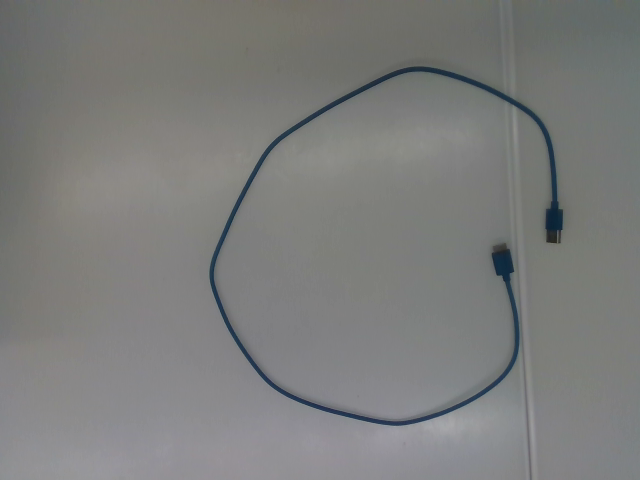
#> input picture images/1_Color.png, 640 x 480 px
$ python image_loader.py
#> lines starting #> are read from the running program, lines starting #| are printed output that depends on the picture
# Load in Images from /images directory
import os
import numpy as np
import matplotlib.pyplot as plt
from PIL import Image

def view_depth(filename, width, height):
    # Read the raw data
    depth_data = np.fromfile(filename, dtype=np.uint16)

    # Reshape the data into a 2D array
    depth_image = depth_data.reshape((height, width))

    # Display the depth image
    plt.imshow(depth_image, cmap='viridis')  # viridis is good for depth visualization
    plt.colorbar(label='Depth')
    plt.title('Depth Image')
    plt.show()

def view_color(filename, width, height):
    # Read data from png file
    color_data = plt.imread(filename)

    # Display the color image
    plt.imshow(color_data)
    plt.title('Color Image')
    plt.show()

def get_depth(filename, width, height):
    # Read the raw data
    depth_data = np.fromfile(filename, dtype=np.uint16)

    # Reshape the data into a 2D array
    depth_image = depth_data.reshape((height, width))

    return depth_image

def get_color(filename, width, height):
    # Read data from png file
#> called with filename = 'images/1_Color.png', width = 424, height = 240
    image = Image.open(filename)
#> image is the input picture: PIL image 640x480 RGB; mean R, G, B 123.9, 124.7, 123.5
    resized_image = image.resize((width, height))  # e.g., (800, 600)
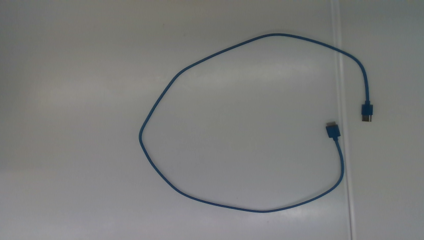
#> resized_image: PIL image 424x240 RGB; mean R, G, B 123.9, 124.8, 123.5
    color_data = np.array(resized_image)

    return color_data

def get_mask(filename, width, height, remove_sides=False):
    color_data = get_color(filename, width, height)

    mask = np.zeros((height, width), dtype=np.bool_)
    mask[color_data[:, :, 0] < 50] = True  # Assuming RGB values

    # My poor heuristic that deletes the sides of the image from the mask
    # (in case some of those areas are dark)
    if remove_sides:
        for i in range(0, 20):
            mask[:, i] = False
            mask[:, width - i - 1] = False
            mask[i, :] = False
            mask[height - i - 1, :] = False

    # print(mask.shape)
    return mask

if __name__ == "__main__":
    # view_raw_depth(first_file, width=424, height=240)
    image1 = get_color("images/1_Color.png", width=424, height=240)
    mask1 = get_mask("images/1_Color.png", width=424, height=240)
    # view_raw_depth(second_file, width=424, height=240)
    image2 = get_color("images/2_Color.png", width=424, height=240)
#> call 3 of get_color, with filename = 'images/2_Color.png', width = 424, height = 240
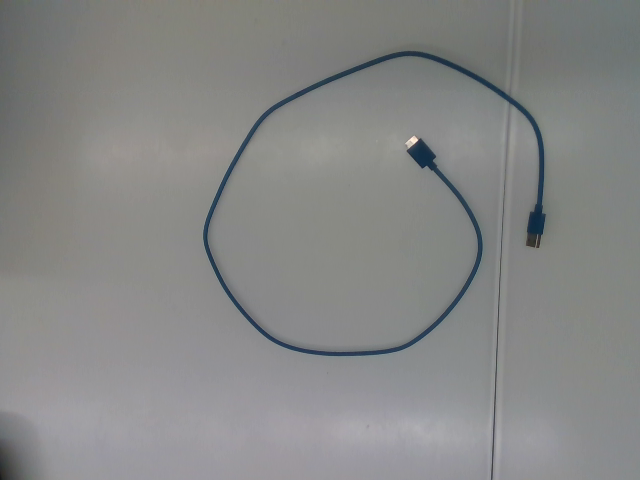
#> input picture images/2_Color.png, 640 x 480 px
#> in get_color, image is the input picture: PIL image 640x480 RGB; mean R, G, B 134.1, 135, 134.3
#> in get_color (call 3), `resized_image = image.resize((width, height))`:
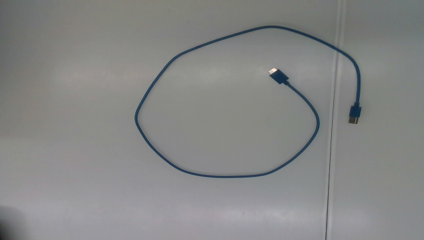
#> resized_image: PIL image 424x240 RGB; mean R, G, B 134.1, 135, 134.3
    mask2 = get_mask("images/2_Color.png", width=424, height=240)
    image1[~mask1] = 0
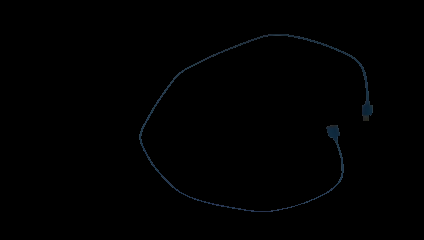
#> image1: shape (240, 424, 3); mean R, G, B 0.5, 0.7, 1
    image2[~mask2] = 0
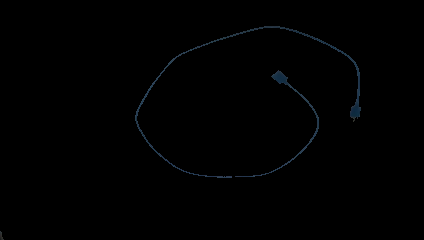
#> image2: shape (240, 424, 3); mean R, G, B 0.5, 0.7, 1

    plt.subplot(1, 2, 1)
    plt.imshow(image1)
    plt.subplot(1, 2, 2)
    plt.imshow(image2)
    plt.show()
